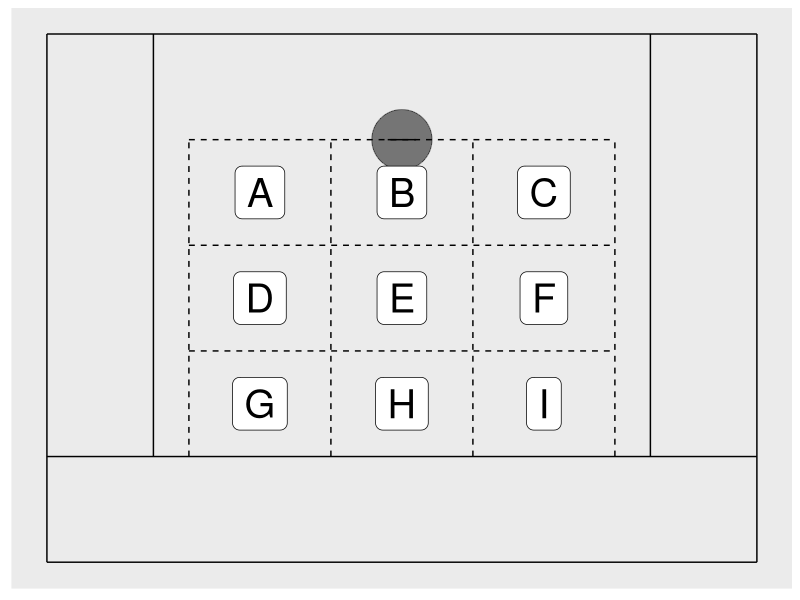
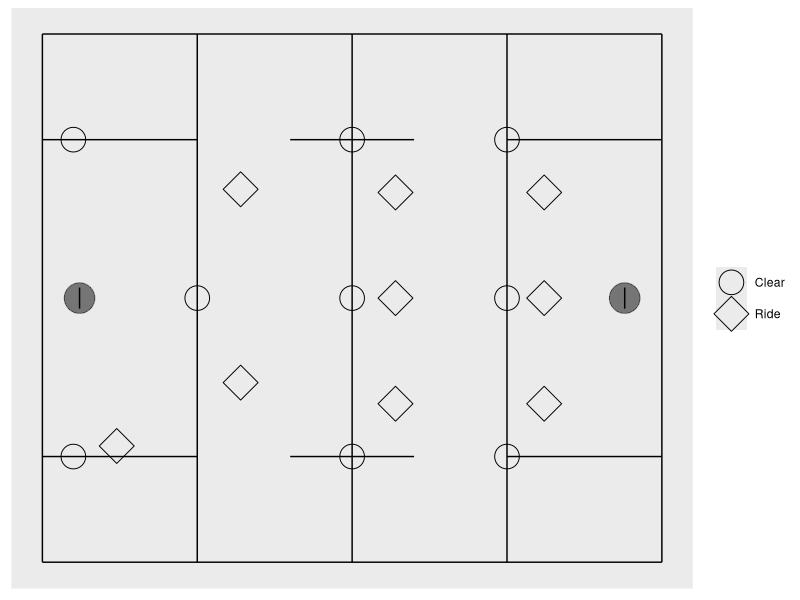
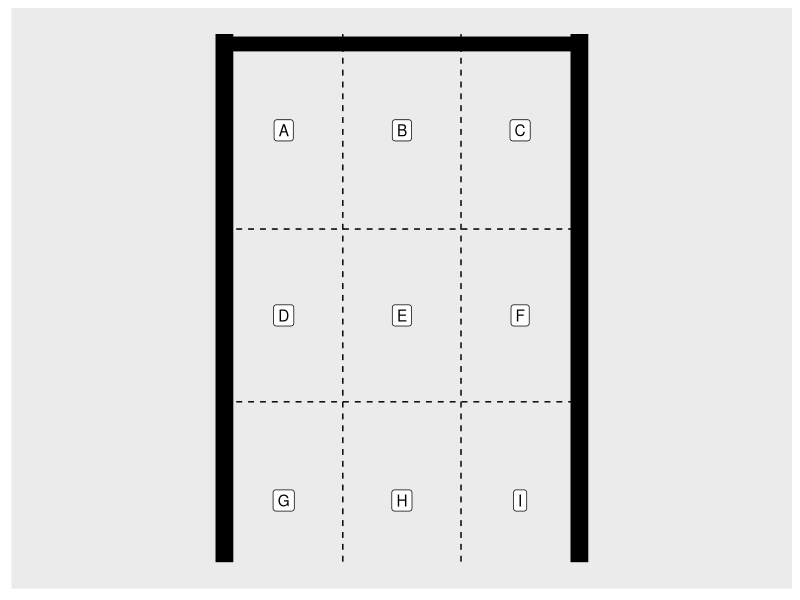
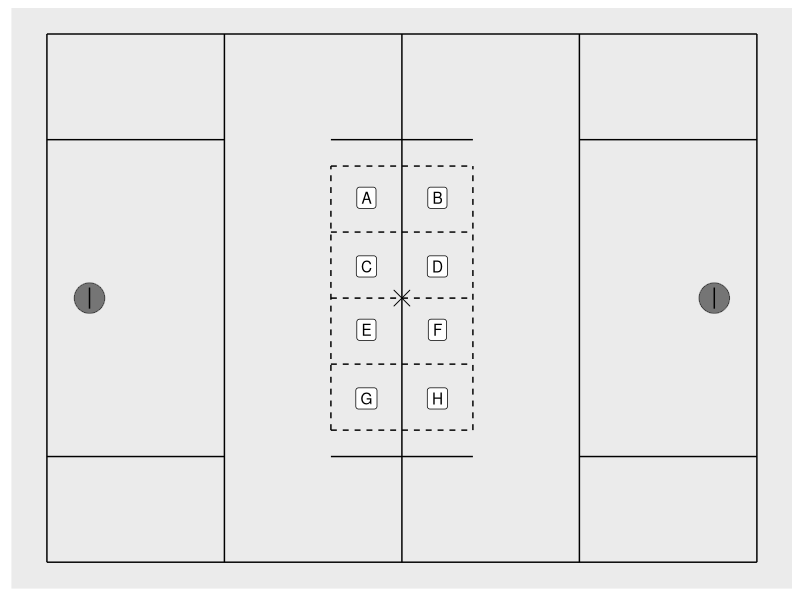

Here is the R script that generated these plots, in order:
## ---- chunk 1
knitr::opts_chunk$set(echo = TRUE)
library(tidyverse)
## ---- chunk 2
Draw.Half.Lax = function() {
ggplot() +
  theme(axis.title.x=element_blank(),
        axis.text.x=element_blank(),
        axis.ticks.x=element_blank(),
        axis.ticks.y=element_blank(),
        axis.title.y=element_blank(),
        axis.text.y=element_blank(),
        panel.grid.major = element_blank(),
        panel.grid.minor = element_blank()) +
  geom_segment(mapping = aes(x=0, y=5, xend=5, yend=5)) +
  geom_segment(mapping = aes(x=0, y=0, xend=5, yend=0)) +
  geom_segment(mapping = aes(x=0, y=0, xend=0, yend=5)) +
  geom_segment(mapping = aes(x=5, y=0, xend=5, yend=5)) +
  geom_segment(mapping = aes(x=0, xend=5, y=1, yend=1)) +
  geom_segment(mapping = aes(x=.75, xend=.75, y=1, yend=5)) +
  geom_segment(mapping = aes(x=4.25, xend=4.25, y=1, yend=5)) +
  geom_point(mapping = aes(x=2.5, y=4), size = 20, alpha = .5, color = "black") +
  geom_segment(mapping = aes(x=2.4, xend=2.6, y=4, yend=4)) +
  geom_segment(mapping = aes(x=1, xend=4, y=4, yend=4), lty=2) +
  geom_segment(mapping = aes(x=1, xend=1, y=1, yend=4), lty=2) +
  geom_segment(mapping = aes(x=1, xend=4, y=2, yend=2), lty=2) +
  geom_segment(mapping = aes(x=4, xend=4, y=1, yend=4), lty=2) +
  geom_segment(mapping = aes(x=1, xend=4, y=3, yend=3), lty=2) +
  geom_segment(mapping = aes(x=2, xend=2, y=1, yend=4), lty=2) +
  geom_segment(mapping = aes(x=3, xend=3, y=1, yend=4), lty=2) +
  geom_label(mapping = aes(x=1.5, y=3.5), label = "A", size = 10) +
  geom_label(mapping = aes(x=1.5, y=2.5), label = "D", size = 10) +
  geom_label(mapping = aes(x=1.5, y=1.5), label = "G", size = 10) +
  geom_label(mapping = aes(x=2.5, y=3.5), label = "B", size = 10) +
  geom_label(mapping = aes(x=3.5, y=3.5), label = "C", size = 10) +
  geom_label(mapping = aes(x=3.5, y=2.5), label = "F", size = 10) +
  geom_label(mapping = aes(x=3.5, y=1.5), label = "I", size = 10) +
  geom_label(mapping = aes(x=2.5, y=2.5), label = "E", size = 10) +
  geom_label(mapping = aes(x=2.5, y=1.5), label = "H", size = 10)
}

Draw.Full.Lax = function(Ride.Clear) {
  ggplot() +
  theme(axis.title.x=element_blank(),
        axis.text.x=element_blank(),
        axis.ticks.x=element_blank(),
        axis.ticks.y=element_blank(),
        axis.title.y=element_blank(),
        axis.text.y=element_blank(),
        panel.grid.major = element_blank(),
        panel.grid.minor = element_blank(),
        legend.title = element_blank()) +
    geom_segment(mapping = aes(x=0, xend=5, y=10, yend=10)) +
    geom_segment(mapping = aes(x=0, xend=5, y=0, yend=0)) +
    geom_segment(mapping = aes(x=0, xend=0, y=0, yend=10)) +
    geom_segment(mapping = aes(x=5, xend=5, y=0, yend=10)) +
    geom_segment(mapping = aes(x=2.5, xend=2.5, y=0, yend=10)) +
    geom_segment(mapping = aes(x=3.75, xend=3.75, y=0, yend=10)) +
    geom_segment(mapping = aes(x= 1.25, xend=1.25, y=0, yend=10)) +
    geom_segment(mapping = aes(x=0, xend=1.25, y=2, yend=2)) +
    geom_segment(mapping = aes(x=0, xend=1.25, y=8, yend=8)) +
    geom_segment(mapping = aes(x=3.75, xend=5, y=2, yend=2)) +
    geom_segment(mapping = aes(x=3.75, xend=5, y=8, yend=8)) +
    geom_point(mapping = aes(x=.3, y=5), size = 10, alpha = .5) +
    geom_point(mapping = aes(x=4.7, y=5), size = 10, alpha = .5) +
    geom_segment(mapping = aes(x=.3, xend=.3, y=4.8, yend=5.2)) +
    geom_segment(mapping = aes(x=4.7, xend=4.7, y=4.8, yend=5.2)) +
    geom_segment(mapping = aes(x=2, xend=3, y=2, yend=2)) +
    geom_segment(mapping = aes(x=2, xend=3, y=8, yend=8)) +
    geom_point(mapping = aes(x=Ride.Clear$x, y=Ride.Clear$y, shape = Ride.Clear$Type), show.legend = T, size = 8) +
    scale_shape_manual(values=c(1,5))
}

Goal.Frame = function () {
  ggplot() +
    theme(axis.title.x=element_blank(),
          axis.text.x=element_blank(),
          axis.ticks.x=element_blank(),
          axis.ticks.y=element_blank(),
          axis.title.y=element_blank(),
          axis.text.y=element_blank(),
          panel.grid.major = element_blank(),
          panel.grid.minor = element_blank(),
          legend.title = element_blank()) +
    geom_segment(mapping = aes(x=-1, y=1, xend=1, yend=1), size=5) + #top
    geom_segment(mapping = aes(x=-1, y=1.403, xend=-1, yend=-20), size=6) + #left
    geom_segment(mapping = aes(x=1, y=1.403, xend=1, yend=-20), size=6) + #right
    geom_segment(mapping = aes(x=-1, xend=1, y=-13.5, yend=-13.5), lty=2) +
    geom_segment(mapping = aes(x=-1, xend=1, y=-6.5, yend=-6.5), lty=2) + 
    geom_segment(mapping = aes(x=-.333, xend=-.333, y=1.4, yend=-20), lty=2) +
    geom_segment(mapping = aes(x=.333, xend=.333, y=1.4, yend=-20), lty=2) +
    geom_label(mapping = aes(x=-.666, y=-2.5), label="A") +
    geom_label(mapping = aes(x=0, y=-2.5), label="B") +
    geom_label(mapping = aes(x=.666, y=-2.5), label="C") +
    geom_label(mapping = aes(x=-.666, y=-10), label="D") +
    geom_label(mapping = aes(x=0, y=-10), label="E") +
    geom_label(mapping = aes(x=.666, y=-10), label="F") +
    geom_label(mapping = aes(x=-.666, y=-17.5), label="G") +
    geom_label(mapping = aes(x=0, y=-17.5), label="H") +
    geom_label(mapping = aes(x=.666, y=-17.5), label="I") +
    xlim(-2, 2)
}

Draw.FO = function () {
  ggplot() +
    theme(axis.title.x=element_blank(),
          axis.text.x=element_blank(),
          axis.ticks.x=element_blank(),
          axis.ticks.y=element_blank(),
          axis.title.y=element_blank(),
          axis.text.y=element_blank(),
          panel.grid.major = element_blank(),
          panel.grid.minor = element_blank(),
          legend.title = element_blank()) +
    geom_segment(mapping = aes(x=0, xend=5, y=10, yend=10)) +
    geom_segment(mapping = aes(x=0, xend=5, y=0, yend=0)) +
    geom_segment(mapping = aes(x=0, xend=0, y=0, yend=10)) +
    geom_segment(mapping = aes(x=5, xend=5, y=0, yend=10)) +
    geom_segment(mapping = aes(x=2.5, xend=2.5, y=0, yend=10)) +
    geom_segment(mapping = aes(x=3.75, xend=3.75, y=0, yend=10)) +
    geom_segment(mapping = aes(x= 1.25, xend=1.25, y=0, yend=10)) +
    geom_segment(mapping = aes(x=0, xend=1.25, y=2, yend=2)) +
    geom_segment(mapping = aes(x=0, xend=1.25, y=8, yend=8)) +
    geom_segment(mapping = aes(x=3.75, xend=5, y=2, yend=2)) +
    geom_segment(mapping = aes(x=3.75, xend=5, y=8, yend=8)) +
    geom_segment(mapping = aes(x=2, xend=3, y=2, yend=2)) +
    geom_segment(mapping = aes(x=2, xend=3, y=8, yend=8)) +
    geom_point(mapping = aes(x=.3, y=5), size = 10, alpha = .5) +
    geom_point(mapping = aes(x=4.7, y=5), size = 10, alpha = .5) +
    geom_segment(mapping = aes(x=.3, xend=.3, y=4.8, yend=5.2)) +
    geom_segment(mapping = aes(x=4.7, xend=4.7, y=4.8, yend=5.2)) +
    geom_point(mapping = aes(x=2.5, y=5), shape = 4, size = 5) +
    geom_segment(mapping = aes(x=2, xend=2, y=2.5, yend=7.5), lty=2) +
    geom_segment(mapping = aes(x=3, xend=3, y=2.5, yend=7.5), lty=2) +
    geom_segment(mapping = aes(x=2, xend=3, y=2.5, yend=2.5), lty=2) +
    geom_segment(mapping = aes(x=2, xend=3, y=7.5, yend=7.5), lty=2) +
    geom_segment(mapping = aes(x=2, xend=3, y=6.25, yend=6.25), lty=2) +
    geom_segment(mapping = aes(x=2, xend=3, y=3.75, yend=3.75), lty=2) +
    geom_segment(mapping = aes(x=2, xend=3, y=5, yend=5), lty=2) +
    geom_label(mapping = aes(x=2.25, y=6.9), label="A") +
    geom_label(mapping = aes(x=2.75, y=6.9), label="B") +
    geom_label(mapping = aes(x=2.25, y=5.6), label="C") +
    geom_label(mapping = aes(x=2.75, y=5.6), label="D") +
    geom_label(mapping = aes(x=2.25, y=4.4), label="E") +
    geom_label(mapping = aes(x=2.75, y=4.4), label="F") +
    geom_label(mapping = aes(x=2.25, y=3.1), label="G") +
    geom_label(mapping = aes(x=2.75, y=3.1), label="H") +
    scale_shape_manual(values=c(1,5))
}
## ---- chunk 3
Draw.Half.Lax()

Ride.Clear = data.frame(x=(c(.25, 1.25, .25, rep(2.5, 3), rep(3.75, 3), .6, rep(1.6, 2), rep(2.85, 3), rep(4.05, 3))), y=(c(rep(c(2, 5, 8), 3), 2.2, 3.4, 7.06, 3, 5, 7, 3, 5, 7)), Type=(c(rep("Clear", 9), rep("Ride", 9))))
Draw.Full.Lax(Ride.Clear)

Shots.Placement = data.frame(x=rnorm(20, mean=0, sd=.5), y=rnorm(20, mean=0, sd=.5))
Goal.Frame()

Draw.FO()
